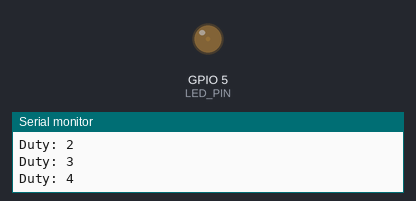
The sketch below on a simulated ESP32. On the bench: output pins drawn as LEDs (lit = HIGH), the last lines printed to the serial monitor.

Above: at 0.05 s.
At 1.15 s:
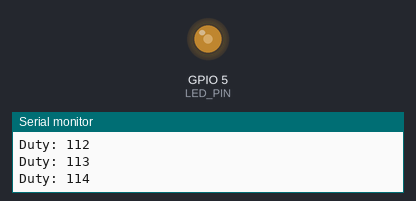
At 2.3 s:
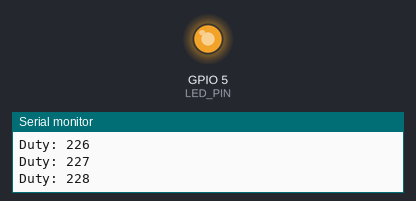
At 4.6 s:
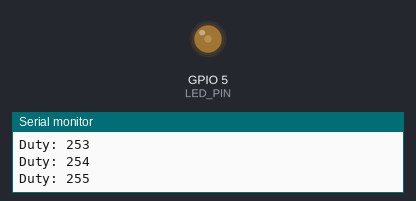
Timing chart, 0 to 6.7 s (numbered marks = the images above):
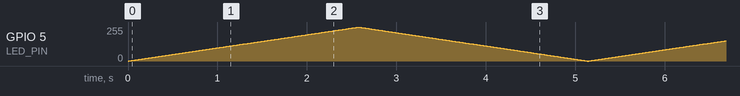

The sketch:

03_pwm.ino
```cpp
/*
 * ESP32 Arduino 入门例程 03: PWM 呼吸灯
 *
 * 功能：LED 渐变亮灭（呼吸效果）
 * 硬件：ESP32 + LED
 *
 * 接线：LED 正极 → GPIO 5 → 220Ω电阻 → GND
 */

#define LED_PIN 5

// PWM 参数
int freq = 5000;      // 频率 5kHz
int resolution = 8;   // 8 位分辨率 (0-255)
int channel = 0;      // PWM 通道 0-15

void setup() {
  ledcSetup(channel, freq, resolution);
  ledcAttachPin(LED_PIN, channel);
  Serial.begin(115200);
  Serial.println("PWM Breath Light Starting...");
}

void loop() {
  // 渐亮
  for(int duty = 0; duty <= 255; duty++) {
    ledcWrite(channel, duty);
    Serial.println("Duty: " + String(duty));
    delay(10);
  }

  // 渐灭
  for(int duty = 255; duty >= 0; duty--) {
    ledcWrite(channel, duty);
    delay(10);
  }
}
```
